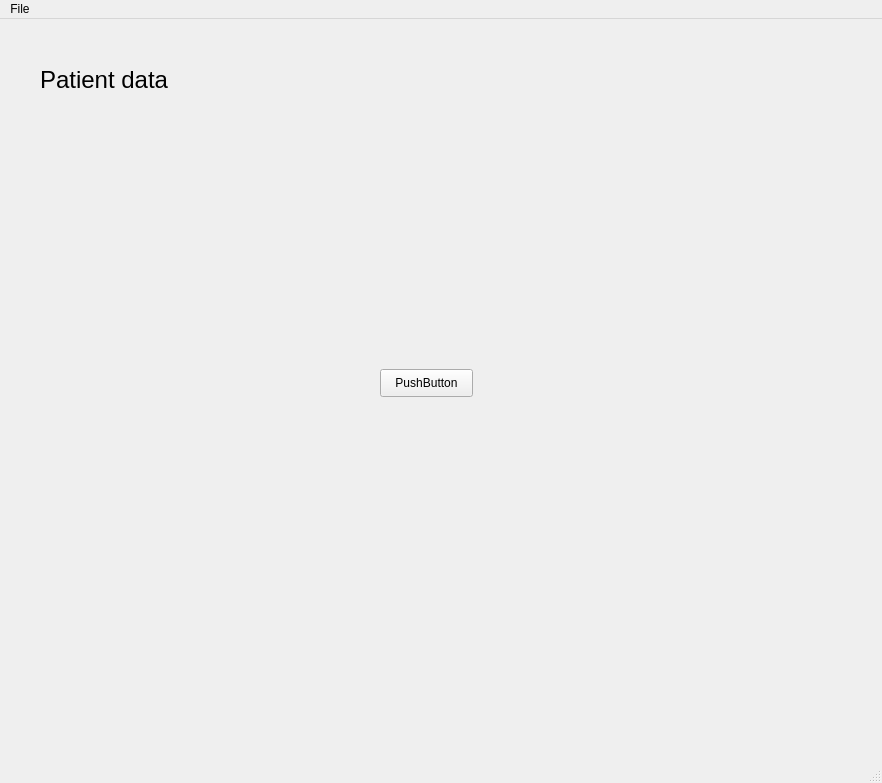
<?xml version="1.0" encoding="UTF-8"?>
<ui version="4.0">
 <class>MainWindow</class>
 <widget class="QMainWindow" name="MainWindow">
  <property name="geometry">
   <rect>
    <x>0</x>
    <y>0</y>
    <width>882</width>
    <height>783</height>
   </rect>
  </property>
  <property name="windowTitle">
   <string>i4MED</string>
  </property>
  <property name="windowIcon">
   <iconset theme="test"/>
  </property>
  <widget class="QWidget" name="centralwidget">
   <widget class="QLabel" name="label">
    <property name="geometry">
     <rect>
      <x>40</x>
      <y>30</y>
      <width>191</width>
      <height>61</height>
     </rect>
    </property>
    <property name="font">
     <font>
      <pointsize>18</pointsize>
     </font>
    </property>
    <property name="text">
     <string>Patient data</string>
    </property>
   </widget>
   <widget class="QPushButton" name="pushButton">
    <property name="geometry">
     <rect>
      <x>380</x>
      <y>350</y>
      <width>93</width>
      <height>28</height>
     </rect>
    </property>
    <property name="text">
     <string>PushButton</string>
    </property>
   </widget>
  </widget>
  <widget class="QMenuBar" name="menubar">
   <property name="geometry">
    <rect>
     <x>0</x>
     <y>0</y>
     <width>882</width>
     <height>26</height>
    </rect>
   </property>
   <widget class="QMenu" name="menuFile">
    <property name="title">
     <string>File</string>
    </property>
   </widget>
   <addaction name="menuFile"/>
  </widget>
  <widget class="QStatusBar" name="statusbar"/>
 </widget>
 <resources/>
 <connections/>
</ui>
